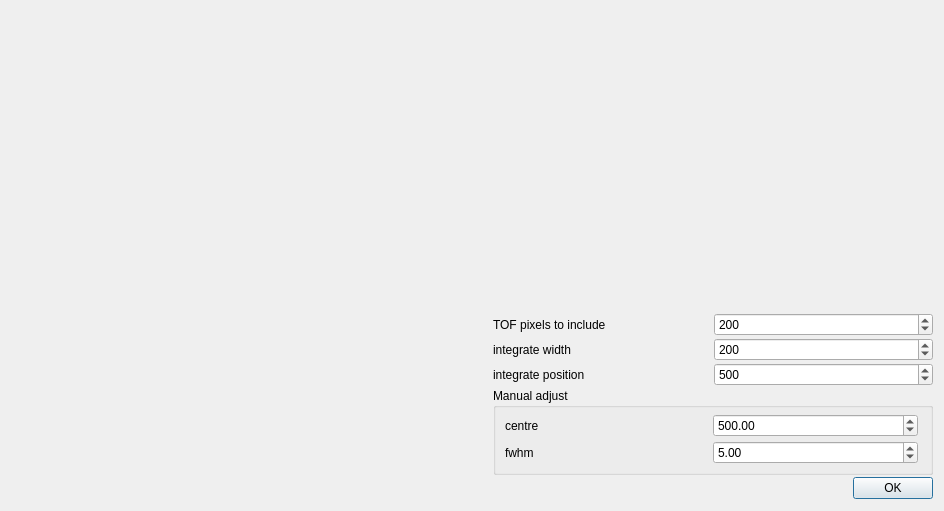
<?xml version="1.0" encoding="UTF-8"?>
<ui version="4.0">
 <class>manual_beam_finder</class>
 <widget class="QDialog" name="manual_beam_finder">
  <property name="windowModality">
   <enum>Qt::ApplicationModal</enum>
  </property>
  <property name="geometry">
   <rect>
    <x>0</x>
    <y>0</y>
    <width>944</width>
    <height>511</height>
   </rect>
  </property>
  <property name="windowTitle">
   <string>Manual beam finder</string>
  </property>
  <layout class="QGridLayout" name="gridLayout_2">
   <property name="bottomMargin">
    <number>12</number>
   </property>
   <property name="spacing">
    <number>2</number>
   </property>
   <item row="3" column="3">
    <widget class="QSpinBox" name="integrate_position">
     <property name="minimum">
      <number>1</number>
     </property>
     <property name="maximum">
      <number>1024</number>
     </property>
     <property name="singleStep">
      <number>5</number>
     </property>
     <property name="value">
      <number>500</number>
     </property>
    </widget>
   </item>
   <item row="2" column="3">
    <widget class="QSpinBox" name="integrate_width">
     <property name="showGroupSeparator" stdset="0">
      <bool>false</bool>
     </property>
     <property name="minimum">
      <number>5</number>
     </property>
     <property name="maximum">
      <number>1000</number>
     </property>
     <property name="singleStep">
      <number>5</number>
     </property>
     <property name="value">
      <number>200</number>
     </property>
    </widget>
   </item>
   <item row="2" column="2">
    <widget class="QLabel" name="label_2">
     <property name="text">
      <string>integrate width</string>
     </property>
    </widget>
   </item>
   <item row="1" column="2">
    <widget class="QLabel" name="label">
     <property name="text">
      <string>TOF pixels to include</string>
     </property>
    </widget>
   </item>
   <item row="4" column="2" colspan="2">
    <widget class="QGroupBox" name="true_location">
     <property name="title">
      <string>Manual adjust</string>
     </property>
     <layout class="QGridLayout" name="gridLayout">
      <property name="topMargin">
       <number>5</number>
      </property>
      <property name="rightMargin">
       <number>12</number>
      </property>
      <property name="bottomMargin">
       <number>5</number>
      </property>
      <property name="spacing">
       <number>3</number>
      </property>
      <item row="0" column="0">
       <widget class="QLabel" name="label_4">
        <property name="text">
         <string>centre</string>
        </property>
       </widget>
      </item>
      <item row="0" column="1">
       <widget class="QDoubleSpinBox" name="true_centre">
        <property name="maximum">
         <double>1024.000000000000000</double>
        </property>
        <property name="value">
         <double>500.000000000000000</double>
        </property>
       </widget>
      </item>
      <item row="1" column="0">
       <widget class="QLabel" name="label_5">
        <property name="text">
         <string>fwhm</string>
        </property>
       </widget>
      </item>
      <item row="1" column="1">
       <widget class="QDoubleSpinBox" name="true_fwhm">
        <property name="minimum">
         <double>0.500000000000000</double>
        </property>
        <property name="maximum">
         <double>800.000000000000000</double>
        </property>
        <property name="value">
         <double>5.000000000000000</double>
        </property>
       </widget>
      </item>
     </layout>
    </widget>
   </item>
   <item row="0" column="2" colspan="2">
    <widget class="QWidget" name="cross_section" native="true">
     <property name="minimumSize">
      <size>
       <width>400</width>
       <height>300</height>
      </size>
     </property>
    </widget>
   </item>
   <item row="5" column="2" colspan="2">
    <widget class="QDialogButtonBox" name="ok">
     <property name="minimumSize">
      <size>
       <width>0</width>
       <height>0</height>
      </size>
     </property>
     <property name="maximumSize">
      <size>
       <width>16777215</width>
       <height>16777215</height>
      </size>
     </property>
     <property name="orientation">
      <enum>Qt::Horizontal</enum>
     </property>
     <property name="standardButtons">
      <set>QDialogButtonBox::Ok</set>
     </property>
    </widget>
   </item>
   <item row="1" column="3">
    <widget class="QSpinBox" name="pixels_to_include">
     <property name="minimum">
      <number>10</number>
     </property>
     <property name="maximum">
      <number>2000</number>
     </property>
     <property name="singleStep">
      <number>10</number>
     </property>
     <property name="value">
      <number>200</number>
     </property>
    </widget>
   </item>
   <item row="3" column="2">
    <widget class="QLabel" name="label_3">
     <property name="text">
      <string>integrate position</string>
     </property>
    </widget>
   </item>
   <item row="0" column="0" rowspan="6" colspan="2">
    <widget class="QWidget" name="detector_image" native="true">
     <property name="sizePolicy">
      <sizepolicy hsizetype="Expanding" vsizetype="Expanding">
       <horstretch>0</horstretch>
       <verstretch>0</verstretch>
      </sizepolicy>
     </property>
     <property name="minimumSize">
      <size>
       <width>480</width>
       <height>0</height>
      </size>
     </property>
    </widget>
   </item>
  </layout>
 </widget>
 <tabstops>
  <tabstop>pixels_to_include</tabstop>
  <tabstop>integrate_width</tabstop>
  <tabstop>integrate_position</tabstop>
  <tabstop>true_centre</tabstop>
  <tabstop>true_fwhm</tabstop>
 </tabstops>
 <resources/>
 <connections>
  <connection>
   <sender>ok</sender>
   <signal>accepted()</signal>
   <receiver>manual_beam_finder</receiver>
   <slot>accept()</slot>
   <hints>
    <hint type="sourcelabel">
     <x>248</x>
     <y>254</y>
    </hint>
    <hint type="destinationlabel">
     <x>157</x>
     <y>274</y>
    </hint>
   </hints>
  </connection>
  <connection>
   <sender>ok</sender>
   <signal>rejected()</signal>
   <receiver>manual_beam_finder</receiver>
   <slot>reject()</slot>
   <hints>
    <hint type="sourcelabel">
     <x>316</x>
     <y>260</y>
    </hint>
    <hint type="destinationlabel">
     <x>286</x>
     <y>274</y>
    </hint>
   </hints>
  </connection>
 </connections>
</ui>
